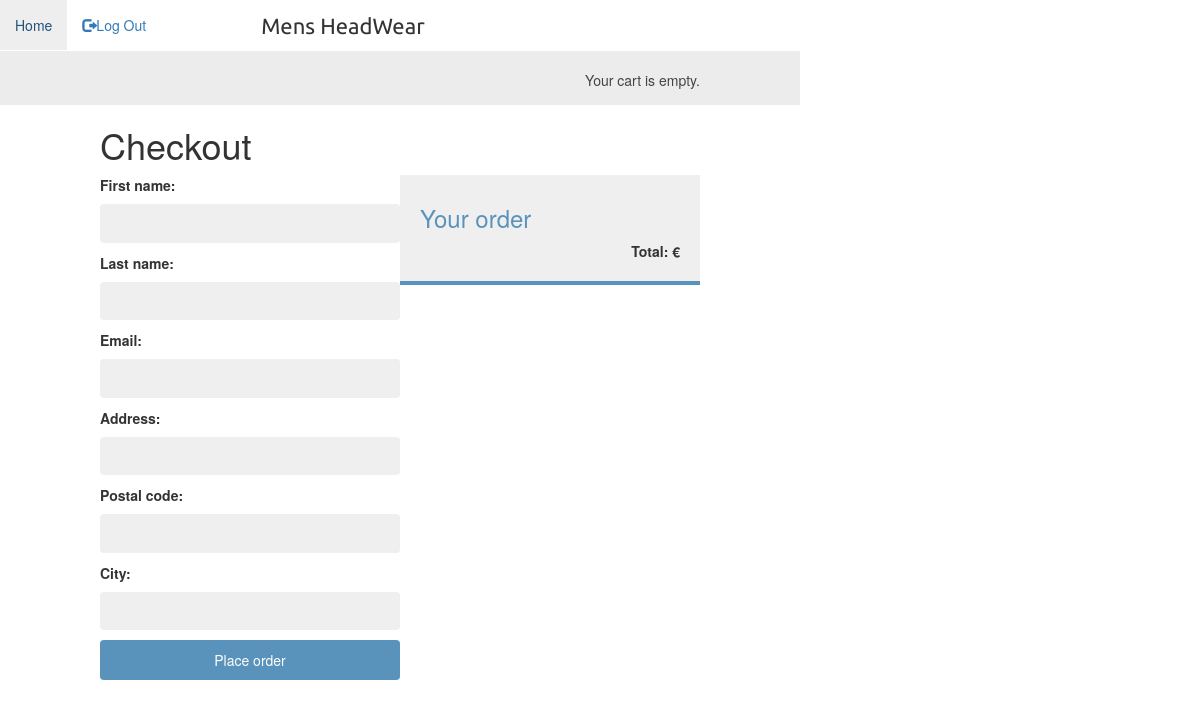
Before: /orders/creat/ (signed in) with the older database file.
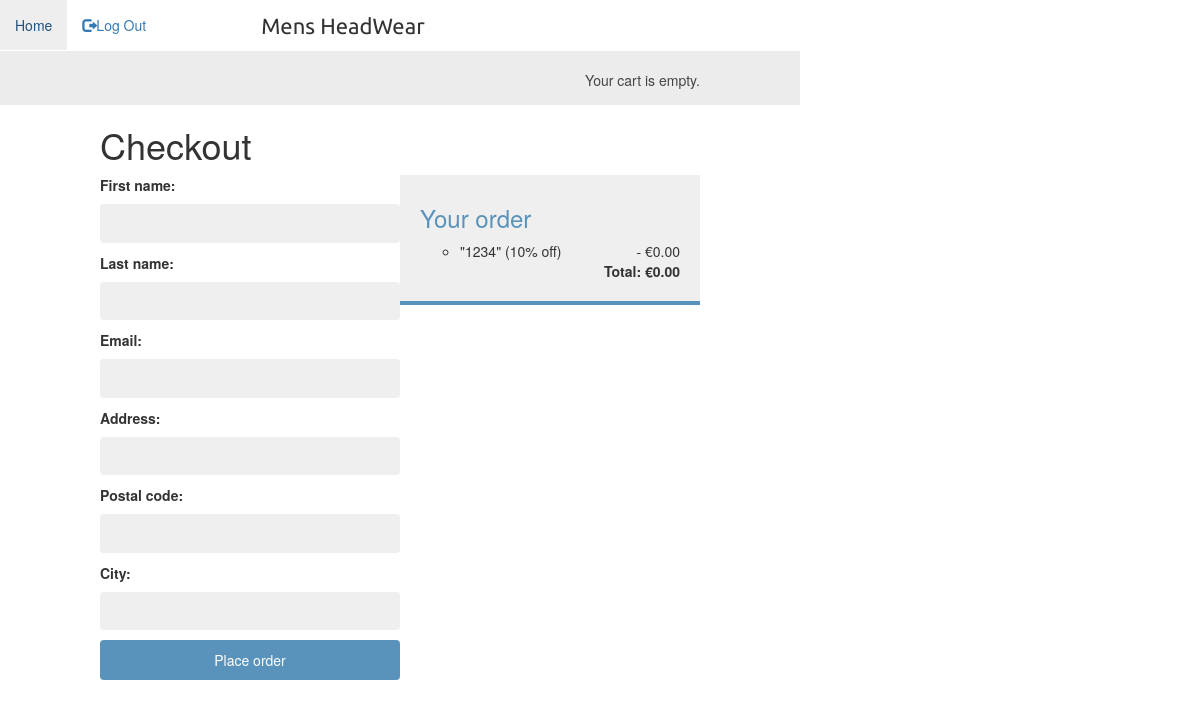
After: the same page with the newer database file.
### vouchers/models.py (models this page shows)
class Voucher(models.Model):
    code = models.CharField(max_length=50,unique=True)
    valid_from = models.DateTimeField()
    valid_to = models.DateTimeField()
    discount = models.IntegerField(validators=[MinValueValidator(0),
                                    MaxValueValidator(100)])
    active = models.BooleanField()

### orders/views.py (the view)
# urls.py: path('creat/', views.order_create, name='order_create'),
def order_create(request):
    cart = Cart(request)
    if request.method == 'POST':
        form = OrderCreateForm(request.POST)
        if form.is_valid():
            order = form.save(commit=False)
            if cart.voucher:
                order.voucher = cart.voucher
                order.discount = cart.voucher.discount
            order.save()
            for item in cart:
                OrderItem.objects.create(order=order,
                                        product=item['product'],
                                        price=item['price'],
                                        quantity=item['quantity'])
            cart.clear()
            return render(request,
                            'orders/order/created.html',
                            {'order': order})
    else:
        form = OrderCreateForm()
    return render(request,
                    'orders/order/create.html',
                    {'cart': cart, 'form': form})

### orders/forms.py
class OrderCreateForm(forms.ModelForm):
    class Meta:
        model = Order
        fields = ['first_name', 'last_name', 'email', 'address',
                    'postal_code', 'city']

### cart/cart.py (called while the page is built)
    def __len__(self):
        return sum (item['quantity'] for item in self.cart.values())

    def get_total_price(self):
        return sum(Decimal(item['price']) * item['quantity'] for item in
        self.cart.values())

    @property
    def voucher(self):
        if self.voucher_id:
            return Voucher.objects.get(id=self.voucher_id)
        return None

    def get_discount(self):
        if self.voucher:
            return (self.voucher.discount / Decimal('100')) * self.get_total_price()
        return Decimal('0')

    def get_total_price_after_discount(self):
        return self.get_total_price() - self.get_discount()

### cart/context_processors.py (called while the page is built)
def cart(request):
    return {'cart': Cart(request)}

### orders/templates/orders/order/create.html (shortened to what this page needs)
{% extends "shop/base.html" %}
{% block content %}
    <h1>Checkout</h1>
    <div class = "order-info">
        <h3>Your order</h3>
        <ul>
            {% if cart.voucher %}
                <li>
                    "{{ cart.voucher.code }}" ({{ cart.voucher.discount }}% off)
                    <span>- €{{ cart.get_discount|floatformat:"2" }}</span>
                </li>
            {% endif %}
        </ul>
        <p> Total: €{{ cart.get_total_price_after_discount|floatformat:"2" }}</p>
    </div>
<form action="." method="post" class="order-form">
    {{ form.as_p }}
    <p><input type="submit" value="Place order"></p>
</form>
{% endblock %}

Changed rows visible on the page:
added Voucher: voucher.code "1234", voucher.discount "10", get_discount "0.00", get_total_price_after_discount "0.00"
Other visible differences:
text now shown: "\" \" ( % off) - €"
